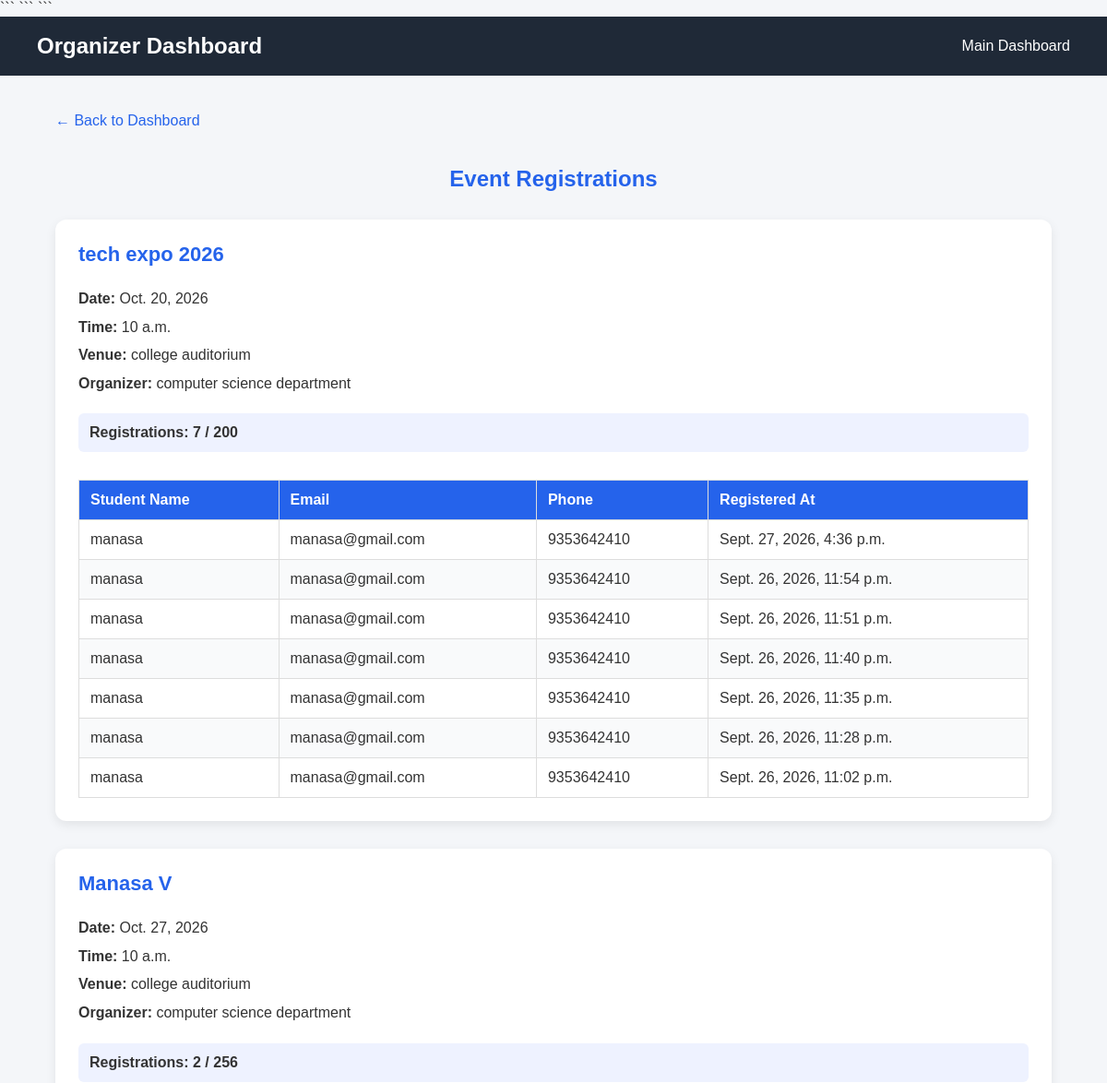
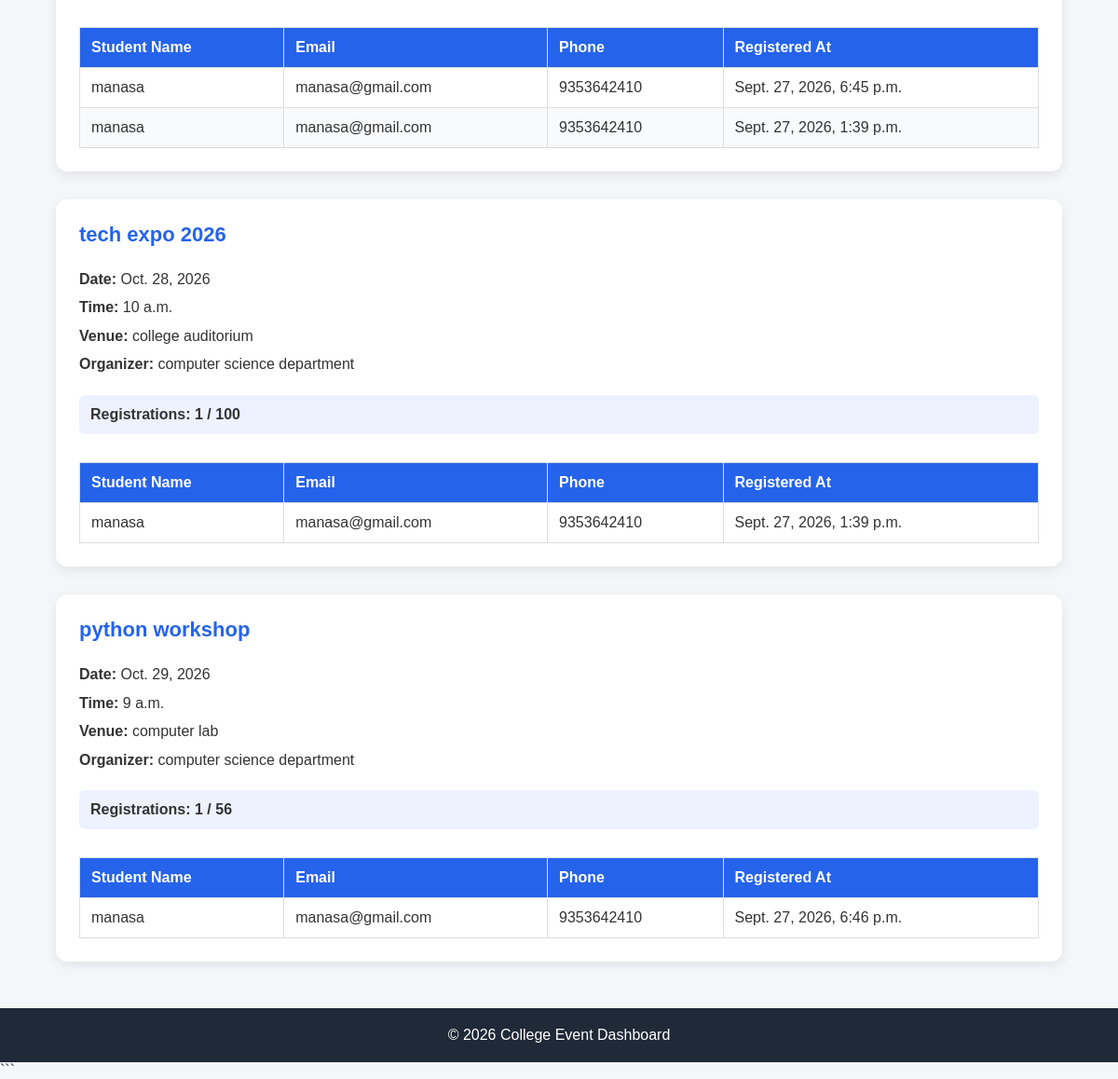
The page /organizer/ (signed in) on the database its author committed (2 pictures, top to bottom).
### events/models.py (models this page shows, shortened)
class Event(models.Model):
    name = models.CharField(max_length=200)
    description = models.TextField()
    date = models.DateField()
    time = models.TimeField()
    venue = models.CharField(max_length=200)
    organizer = models.CharField(max_length=200)
    max_participants = models.PositiveIntegerField()
    created_at = models.DateTimeField(auto_now_add=True)

class Registration(models.Model):
    event = models.ForeignKey(Event, on_delete=models.CASCADE)
    student_name = models.CharField(max_length=200)
    student_email = models.EmailField()
    student_phone = models.CharField(max_length=15)
    registered_at = models.DateTimeField(auto_now_add=True)

### events/views.py (the view)
@login_required
def organizer_dashboard(request):
    events = Event.objects.all().order_by(
        'date',
        'time'
    )
    for event in events:
        event.registration_count = Registration.objects.filter(
            event=event
        ).count()
        event.registrations = Registration.objects.filter(
            event=event
        ).order_by(
            '-registered_at'
        )
    return render(
        request,
        'events/organizer_dashboard.html',
        {
            'events': events
        }
    )

### events/templates/events/organizer_dashboard.html (shortened to what this page needs)
<!DOCTYPE html>
<html lang="en">
<head>
```
</head>
<body>
```
<nav class="navbar">
    <h1>
        Organizer Dashboard
    </h1>
    <a href="{% url 'dashboard' %}">
        Main Dashboard
    </a>
</nav>
<main class="container">
    <a href="{% url 'dashboard' %}"
       class="back-link">
        ← Back to Dashboard
    </a>
    <h2>
        Event Registrations
    </h2>
    {% for event in events %}
    <div class="event-card">
        <h3>
            {{ event.name }}
        </h3>
        <div class="event-info">
            <p>
                <strong>Date:</strong>
                {{ event.date }}
            </p>
            <p>
                <strong>Time:</strong>
                {{ event.time }}
            </p>
            <p>
                <strong>Venue:</strong>
                {{ event.venue }}
            </p>
            <p>
                <strong>Organizer:</strong>
                {{ event.organizer }}
            </p>
        </div>
        <div class="registration-count">
            Registrations:
            {{ event.registration_count }}
            /
            {{ event.max_participants }}
        </div>
        {% if event.registrations %}
        <div class="table-container">
            <table>
                <thead>
                    <tr>
                        <th>
                            Student Name
                        </th>
                        <th>
                            Email
                        </th>
                        <th>
                            Phone
                        </th>
                        <th>
                            Registered At
                        </th>
                    </tr>
                </thead>
                <tbody>
                    {% for registration in event.registrations %}
                    <tr>
                        <td>
                            {{ registration.student_name }}
                        </td>
                        <td>
                            {{ registration.student_email }}
                        </td>
                        <td>
                            {{ registration.student_phone }}
                        </td>
                        <td>
                            {{ registration.registered_at }}
                        </td>
                    </tr>
                    {% endfor %}
                </tbody>
            </table>
        </div>
        {% else %}
        <div class="no-registration">
            No students have registered
            for this event yet.
        </div>
        {% endif %}
    </div>
    {% empty %}
    <p style="text-align: center;">
        No events available.
    </p>
    {% endfor %}
</main>
<footer>
    <p>
        © 2026 College Event Dashboard
    </p>
</footer>
```
</body>
</html>

### events/templates/events/organizer_dashboard.html (style rules this page uses)
* { box-sizing: border-box; font-family: Arial, sans-serif; }
body { margin: 0; background-color: #f4f6f9; color: #333; }
.navbar { background-color: #1f2937; color: white; padding: 18px 40px; display: flex; justify-content: space-between; align-items: center; }
.navbar h1 { margin: 0; font-size: 24px; }
.navbar a { color: white; text-decoration: none; }
.container { width: 90%; max-width: 1100px; margin: 40px auto; }
h2 { text-align: center; color: #2563eb; margin-bottom: 30px; }
.back-link { display: inline-block; margin-bottom: 20px; color: #2563eb; text-decoration: none; }
.event-card { background-color: white; padding: 25px; margin-bottom: 30px; border-radius: 12px; box-shadow: 0 4px 12px rgba(0, 0, 0, 0.08); }
.event-card h3 { color: #2563eb; margin-top: 0; font-size: 22px; }
.event-info { margin-bottom: 20px; line-height: 1.6; }
.event-info p { margin: 5px 0; }
.registration-count { background-color: #eef2ff; padding: 12px; border-radius: 6px; font-weight: bold; margin-bottom: 20px; }
.table-container { width: 100%; overflow-x: auto; }
table { width: 100%; border-collapse: collapse; margin-top: 10px; }
th, td { padding: 12px; border: 1px solid #ddd; text-align: left; }
th { background-color: #2563eb; color: white; }
tr:nth-child(even) { background-color: #f9fafb; }
footer { margin-top: 50px; background-color: #1f2937; color: white; text-align: center; padding: 20px; }
footer p { margin: 0; }

### rows shown on the page
Event: name "tech expo 2026", date "Oct. 20, 2026", time "10 a.m.", venue "college auditorium", organizer "computer science department", registration_count "7", max_participants "200"
Registration: student_name "manasa", student_email "manasa@gmail.com", student_phone "9353642410", registered_at "Sept. 27, 2026, 4:36 p.m."
Registration: student_name "manasa", student_email "manasa@gmail.com", student_phone "9353642410", registered_at "Sept. 26, 2026, 11:54 p.m."
Registration: student_name "manasa", student_email "manasa@gmail.com", student_phone "9353642410", registered_at "Sept. 26, 2026, 11:51 p.m."
Registration: student_name "manasa", student_email "manasa@gmail.com", student_phone "9353642410", registered_at "Sept. 26, 2026, 11:40 p.m."
Registration: student_name "manasa", student_email "manasa@gmail.com", student_phone "9353642410", registered_at "Sept. 26, 2026, 11:35 p.m."
Registration: student_name "manasa", student_email "manasa@gmail.com", student_phone "9353642410", registered_at "Sept. 26, 2026, 11:28 p.m."
Registration: student_name "manasa", student_email "manasa@gmail.com", student_phone "9353642410", registered_at "Sept. 26, 2026, 11:02 p.m."
Event: name "Manasa V", date "Oct. 27, 2026", time "10 a.m.", venue "college auditorium", organizer "computer science department", registration_count "2", max_participants "256"
Registration: student_name "manasa", student_email "manasa@gmail.com", student_phone "9353642410", registered_at "Sept. 27, 2026, 6:45 p.m."
Registration: student_name "manasa", student_email "manasa@gmail.com", student_phone "9353642410", registered_at "Sept. 27, 2026, 1:39 p.m."
Event: name "tech expo 2026", date "Oct. 28, 2026", time "10 a.m.", venue "college auditorium", organizer "computer science department", registration_count "1", max_participants "100"
Registration: student_name "manasa", student_email "manasa@gmail.com", student_phone "9353642410", registered_at "Sept. 27, 2026, 1:39 p.m."
Event: name "python workshop", date "Oct. 29, 2026", time "9 a.m.", venue "computer lab", organizer "computer science department", registration_count "1", max_participants "56"
Registration: student_name "manasa", student_email "manasa@gmail.com", student_phone "9353642410", registered_at "Sept. 27, 2026, 6:46 p.m."
